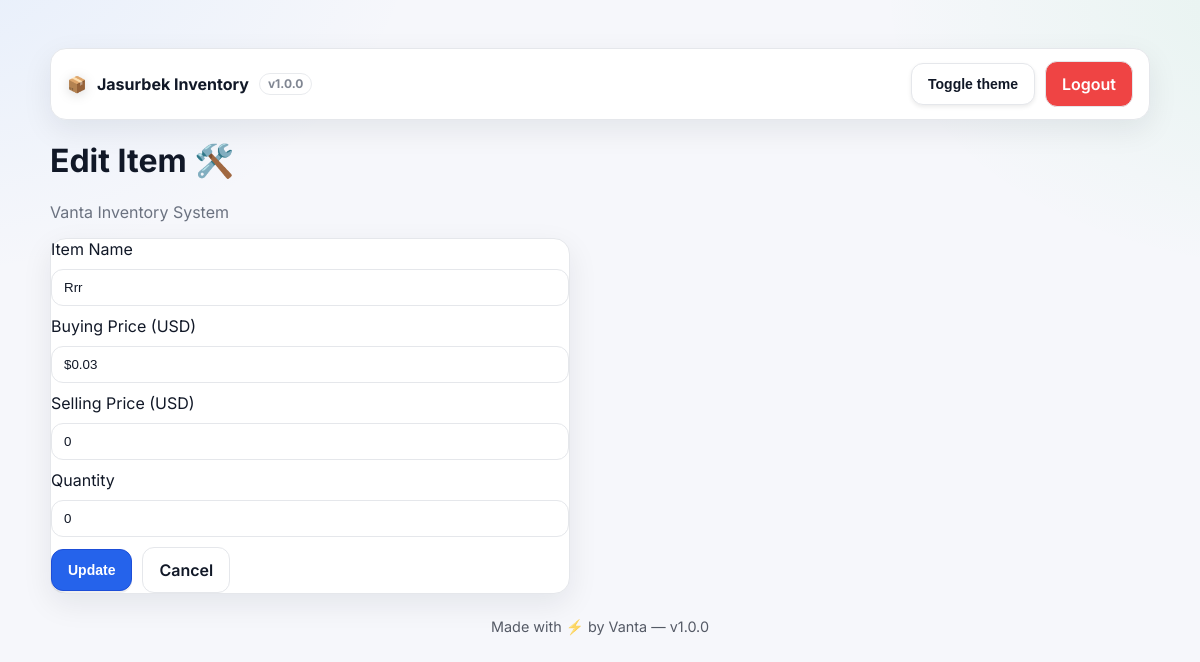
The app's page /edit/7 (signed in) with its own data.
### tables this page shows
CREATE TABLE inventory (
                id INTEGER PRIMARY KEY AUTOINCREMENT,
                name TEXT NOT NULL,
                buying_price REAL NOT NULL DEFAULT 0,
                selling_price REAL NOT NULL DEFAULT 0,
                quantity INTEGER NOT NULL DEFAULT 0,
                profit REAL NOT NULL DEFAULT 0,
                currency TEXT DEFAULT 'UZS',
                created_at TIMESTAMP NOT NULL DEFAULT CURRENT_TIMESTAMP
            , category TEXT, updated_at TIMESTAMP);

### app.py (the view, shortened to what this page needs)
@app.route("/edit/<int:item_id>", methods=["GET", "POST"])
def edit_item(item_id):
    if not is_logged_in():
        return redirect(url_for("login"))
    item = db.db_one("SELECT * FROM inventory WHERE id=:id", {"id": item_id})
    if not item:
        flash("Item not found!", "error")
        return redirect(url_for("index"))
    return render_template("edit.html", item=item)

### app.py (called while the page is built, shortened)
def get_version():
    try:
        return open("VERSION", encoding="utf-8").read().strip()
    except Exception:
        return os.getenv("APP_VERSION", "v1.0.0")

@app.context_processor
def inject_version():
    return {"APP_VERSION": get_version()}

def get_lang():
    return session.get("LANG", DEFAULT_LANG)

def get_curr():
    return session.get("CURR", DEFAULT_CURR)

def fmt_money(value, curr=None, lang=None):
    curr = curr or get_curr()
    lang = lang or get_lang()
    locale = "en_US" if lang == "en" else "uz_UZ"
    try:
        return _format_currency(float(value or 0), curr, locale=locale)
    except Exception:
        try:
            return f"{float(value):.2f} {curr}"
        except Exception:
            return f"{value} {curr}"

def _fetch_usd_rates():
    if OFFLINE:
        return {"USD": 1.0, "AED": 3.6725, "UZS": 12600.0}
    now = time.time()
    if _FX_CACHE["rates"] and (now - _FX_CACHE["ts"]) < 3600:
        return _FX_CACHE["rates"]

def convert_amount(value, from_curr=None, to_curr=None):
    try:
        v = float(value or 0)
    except Exception:
        return 0.0
    from_curr = (from_curr or BASE_CCY).upper()
    to_curr   = (to_curr or get_curr()).upper()
    if from_curr == to_curr:
        return v
    R = _fetch_usd_rates()
    if from_curr not in R or to_curr not in R:
        return v
    amount_usd = v / float(R[from_curr])
    return amount_usd * float(R[to_curr])

def money_plain(v, decimals=0):
    try:
        v = float(str(v).replace(",", ""))
    except (TypeError, ValueError):
        return v
    return f"{v:,.{decimals}f}"

def is_logged_in():
    return bool(session.get("logged_in"))

@app.before_request
def _inject_currency():
    g.CURRENCY = get_curr()

@app.template_filter("ccy")
def ccy(amount):
    return convert_amount(amount, from_curr=BASE_CCY, to_curr=get_curr())

@app.template_filter("fmtmoney")
def fmtmoney(amount):
    return fmt_money(amount, curr=get_curr(), lang=get_lang())

@app.context_processor
def inject_helpers():
    lang = get_lang()
    return {
        "fmt_money": fmt_money,
        "fmt_money_auto": fmt_money_auto,
        "convert": convert_amount,
        "USER_LANG": lang,
        "USER_CURR": get_curr(),
        "CURRENCY": get_curr(),
        "t": lambda key, _lang=None: t(key, lang if _lang is None else _lang),
    }

@app.template_filter("money")
def money_filter(v):
    try:
        return money_plain(v, decimals=0)
    except Exception:
        return v

### templates/edit.html (shortened to what this page needs)
﻿{% extends "base.html" %}
{% block content %}
<h1>Edit Item &#x1F6E0;&#xFE0F;</h1>
<p class="subtitle">Vanta Inventory System</p>
<form method="POST" class="form-col card edit-form">
  <label for="name">Item Name</label>
  <input id="name" type="text" name="name" placeholder="Item Name" value="{{ item[1] }}" required autocomplete="off" />
  <label for="buy">Buying Price ({{ CURRENCY }})</label>
  <input
    id="buy"
    type="text"
    name="buying_price"
    data-money
    data-decimals="0"
    inputmode="numeric"
    pattern="[\d,]*"
    autocomplete="off"
    placeholder="Buying Price ({{ CURRENCY }})"
    value="{{ (item[2] | ccy) | fmtmoney }}"
    value="{{ (item[3] | ccy) | fmtmoney }}"
    required />
  <label for="sell">Selling Price ({{ CURRENCY }})</label>
  <input
    id="sell"
    type="text"
    name="selling_price"
    data-money
    data-decimals="0"
    inputmode="numeric"
    pattern="[\d,]*"
    autocomplete="off"
    placeholder="Selling Price ({{ CURRENCY }})"
    value="{{ (item[3] | ccy) | money }}"
    required />
  <label for="qty">Quantity</label>
  <input id="qty" type="number" name="quantity" placeholder="Quantity" value="{{ item[4] }}" min="0" required />
  <div class="form-row form-actions">
    <button type="submit" class="btn btn-primary" id="saveBtn">Update</button>
    <a href="{{ url_for('index') }}" class="btn btn-outline">Cancel</a>
  </div>
</form>
{% endblock %}

### static/style.css (style rules this page uses)
:root[data-theme="light"] { --bg:#f6f7fb; --card:#ffffff; --text:#111827; --muted:#6b7280; --border:#e5e7eb; --primary:#2563eb; --primary-600:#1d4ed8; --green:#16a34a; --cyan:#06b6d4; --yellow:#f59e0b; --red:#ef4444; --grid:rgba(0,0,0,.08); --shadow:0 10px 30px rgba(17,24,39,.08); --radius:16px; }
* { box-sizing:border-box }
html,body { height:100% }
body { margin:0; padding:28px; font-family:'Inter',system-ui,Segoe UI,Arial,sans-serif; color:var(--text); background: radial-gradient(900px 600px at -10% -10%, rgba(96,165,250,.12), transparent 60%), radial-gradient(800px 500px at 110% 0%, rgba(34,197,94,.08), transparent 55%), var(--bg); }
.card { background:var(--card); border:1px solid var(--border); border-radius:var(--radius); box-shadow:var(--shadow) }
.subtitle { color:var(--muted); margin:.25rem 0 1rem }
.btn { display:inline-block;padding:10px 14px;border-radius:12px;font-weight:600;border:1px solid transparent;cursor:pointer;text-decoration:none }
.btn-outline { background:transparent;color:var(--primary);border-color:var(--primary) }
.btn-primary { background:var(--primary);color:#fff;border:none;box-shadow:0 2px 0 rgba(0,0,0,.06) }
button, input[type="submit"], input[type="button"] { display: inline-flex; align-items: center; justify-content: center; gap: 6px; padding: 10px 16px; border-radius: 12px; border: none; font-weight: 600; font-size: 14px; cursor: pointer; text-decoration: none; background: var(--primary); color: #fff; transition: background .2s, transform .15s; box-shadow: 0 2px 4px rgba(0,0,0,.08); }
form { margin:14px 0 22px }
.form-row { display:flex;gap:10px;flex-wrap:wrap;align-items:center }
.form-col { display:flex;flex-direction:column;gap:10px;max-width:520px }
input,select,button { padding:10px 12px;border-radius:12px;border:1px solid var(--border);background:var(--card);color:var(--text) }
.btn { display:inline-flex; align-items:center; justify-content:center; gap:8px; padding:12px 16px; border-radius:12px; border:1px solid var(--border); background:#fff; color:var(--text); font-weight:600; text-decoration:none; }
.btn-primary { background:var(--primary); color:#fff; border-color:var(--primary-600) }

### records on screen
inventory: name "Rrr", buying_price "$0.03", selling_price "0", quantity "0"

### other values on screen
{{ APP_VERSION }} "v1.0.0"
{{ CURRENCY }} "USD"
